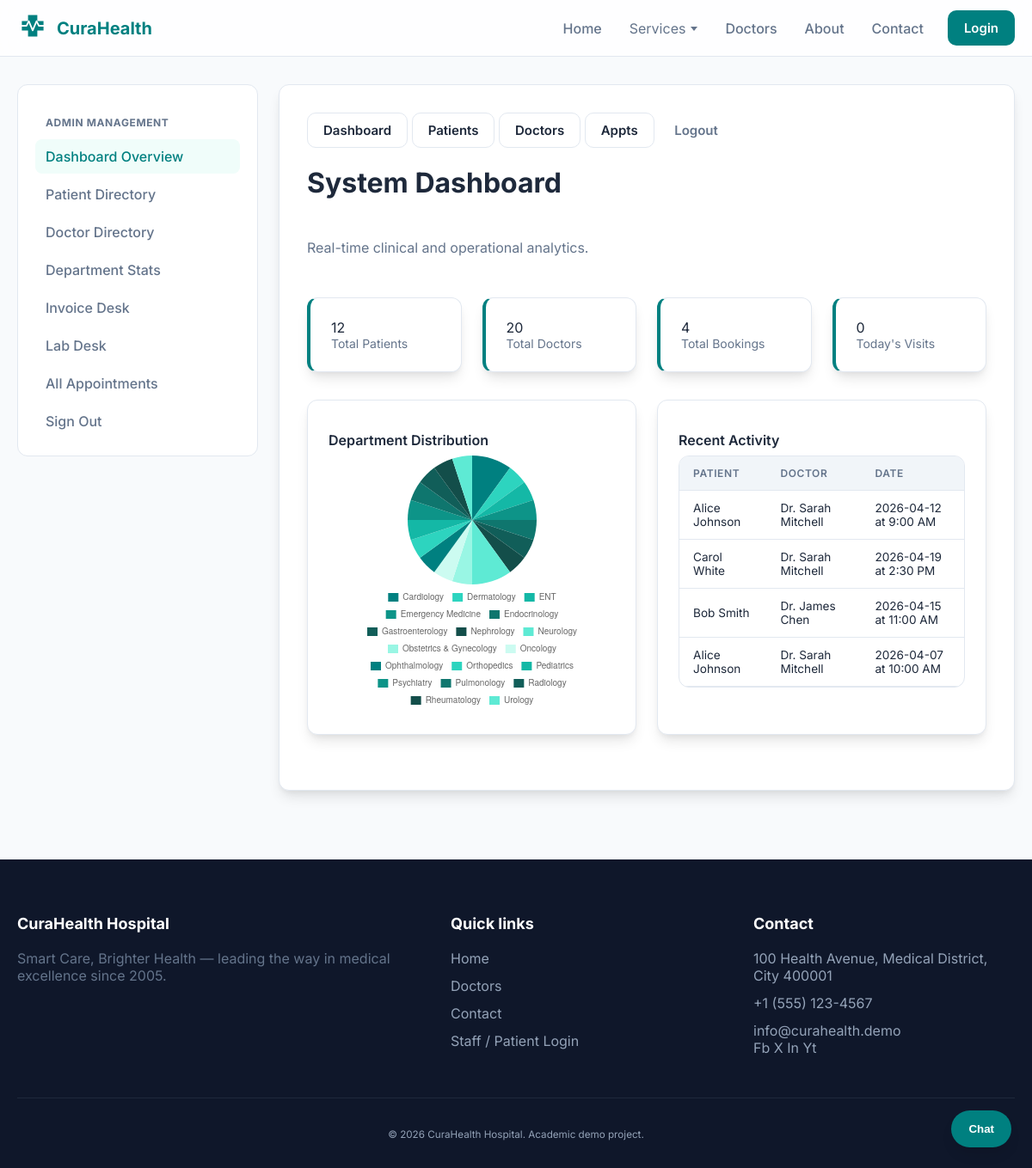
Screenshot of /admin/dashboard (signed in) with the database file from the repository.
### models/appointment.py (models this page shows, shortened)
class Appointment(db.Model):
    __tablename__ = "appointments"
    __table_args__ = (
        db.UniqueConstraint(
            "doctor_id", "appointment_date", "time_slot", name="uq_doctor_date_slot"
        ),
    )
    id = db.Column(db.Integer, primary_key=True)
    patient_id = db.Column(db.Integer, db.ForeignKey("patients.id"), nullable=False)
    doctor_id = db.Column(db.Integer, db.ForeignKey("doctors.id"), nullable=False)
    appointment_date = db.Column(db.Date, nullable=False)
    time_slot = db.Column(db.String(8), nullable=False)  # e.g. "09:30"
    status = db.Column(db.String(32), default="scheduled")  # scheduled, completed, cancelled, pending_lab, results_ready
    symptoms = db.Column(db.Text, default="")
    diagnosis = db.Column(db.String(255), default="")
    notes = db.Column(db.Text, default="")
    vitals_bp = db.Column(db.String(20), default="")
    vitals_temp = db.Column(db.String(10), default="")
    vitals_weight = db.Column(db.String(10), default="")
    vitals_heart_rate = db.Column(db.String(10), default="")
    prescription_json = db.Column(db.Text, default="[]") # JSON string: [{name, dosage, duration, notes}]
    prescription = db.Column(db.Text, default="") # Legacy/Simple view
    ordered_tests = db.Column(db.Text, default="") # List of tests ordered
    lab_result_link = db.Column(db.String(255), default="")
    lab_report_path = db.Column(db.String(255), default="") # Legacy
    is_paid = db.Column(db.Boolean, default=False)
    invoice_amount = db.Column(db.Float, default=0.0)
    patient = db.relationship("Patient", back_populates="appointments")
    doctor = db.relationship("Doctor", back_populates="appointments")

### models/patient.py (models this page shows, shortened)
class Patient(db.Model):
    __tablename__ = "patients"
    id = db.Column(db.Integer, primary_key=True)
    name = db.Column(db.String(120), nullable=False)
    email = db.Column(db.String(120), unique=True, nullable=False, index=True)
    password_hash = db.Column(db.String(256), nullable=False)
    phone = db.Column(db.String(32), default="")
    date_of_birth = db.Column(db.Date, nullable=True)
    gender = db.Column(db.String(20), default="")
    address = db.Column(db.Text, default="")
    appointments = db.relationship(
        "Appointment", back_populates="patient", lazy=True, cascade="all, delete-orphan"
    )

### models/doctor.py (models this page shows, shortened)
class Doctor(db.Model):
    __tablename__ = "doctors"
    id = db.Column(db.Integer, primary_key=True)
    name = db.Column(db.String(120), nullable=False)
    email = db.Column(db.String(120), unique=True, nullable=False, index=True)
    password_hash = db.Column(db.String(256), nullable=False)
    phone = db.Column(db.String(32), default="")
    experience_years = db.Column(db.Integer, default=0)
    bio = db.Column(db.Text, default="")
    specialization = db.Column(db.String(120), default="")
    image_url = db.Column(db.String(255), default="/static/img/doctor-placeholder.jpg")
    consultation_fee = db.Column(db.Float, default=500.0)
    is_active = db.Column(db.Boolean, default=True)
    unavailability_start_date = db.Column(db.Date, nullable=True)
    unavailability_end_date = db.Column(db.Date, nullable=True)
    qualifications = db.Column(db.Text, default="")
    department_id = db.Column(db.Integer, db.ForeignKey("departments.id"), nullable=False)
    department = db.relationship("Department", back_populates="doctors")
    appointments = db.relationship(
        "Appointment", back_populates="doctor", lazy=True, cascade="all, delete-orphan"
    )

### routes/admin.py (the view)
@admin_bp.route("/dashboard")
@admin_required
def dashboard():
    from sqlalchemy import func
    stats = {
        "patients": Patient.query.count(),
        "doctors": Doctor.query.count(),
        "appointments": Appointment.query.count(),
        "today": Appointment.query.filter_by(appointment_date=date.today()).count(),
    }
    dept_dist = db.session.query(Department.name, func.count(Doctor.id))\
        .outerjoin(Doctor, Doctor.department_id == Department.id)\
        .group_by(Department.id, Department.name).all()
    chart_labels = [d[0] for d in dept_dist]
    chart_values = [d[1] for d in dept_dist]
    recent_appts = Appointment.query.order_by(Appointment.id.desc()).limit(5).all()
    return render_template(
        "admin/dashboard.html",
        stats=stats,
        chart_labels=chart_labels,
        chart_values=chart_values,
        recent_appts=recent_appts,
        slot_label=slot_label
    )

### app.py (called while the page is built)
def create_app(config_class=Config):
    app = Flask(__name__)
    app.config.from_object(config_class)
    instance_dir = os.path.join(os.path.dirname(os.path.abspath(__file__)), "instance")
    os.makedirs(instance_dir, exist_ok=True)
    db.init_app(app)
    app.register_blueprint(public_bp)
    app.register_blueprint(patient_bp)
    app.register_blueprint(doctor_bp)
    app.register_blueprint(admin_bp)
    @app.context_processor
    def inject_globals():
        from datetime import datetime
        try:
            depts = Department.query.order_by(Department.name).limit(24).all()
        except Exception:
            depts = []
        return {"nav_departments": depts, "current_year": datetime.now().year}
    with app.app_context():
        db.create_all()
        seed_if_empty(app)
    return app

### utils/appointment_slots.py (called while the page is built)
def slot_label(slot):
    h, m = map(int, slot.split(":"))
    ampm = "AM" if h < 12 else "PM"
    h12 = h % 12
    if h12 == 0:
        h12 = 12
    return f"{h12}:{m:02d} {ampm}"

### utils/auth_helpers.py (called while the page is built)
def admin_required(f):
    @wraps(f)
    def wrapped(*args, **kwargs):
        if not session.get("admin_id"):
            flash("Please sign in as an administrator.", "warning")
            return redirect(url_for("admin.login"))
        return f(*args, **kwargs)
    return wrapped

### templates/admin/dashboard.html (shortened to what this page needs)
{% extends "dashboard_base.html" %}
{% block sidebar %}
{% set nav_active = 'dash' %}
{% include 'admin/sidebar_snippet.html' %}
{% endblock %}
{% block mobile_nav_inner %}
{% include 'admin/mobile_nav_snippet.html' %}
{% endblock %}
{% block dashboard_content %}
<header class="section-head">
  <h1>System Dashboard</h1>
  <p class="muted">Real-time clinical and operational analytics.</p>
</header>
<div class="grid grid-4" style="margin-bottom: 32px;">
  <div class="card" style="border-left: 4px solid var(--primary);">
    <div class="stat">{{ stats.patients }}</div>
    <div class="muted small">Total Patients</div>
  </div>
  <div class="card" style="border-left: 4px solid var(--primary);">
    <div class="stat">{{ stats.doctors }}</div>
    <div class="muted small">Total Doctors</div>
  </div>
  <div class="card" style="border-left: 4px solid var(--primary);">
    <div class="stat">{{ stats.appointments }}</div>
    <div class="muted small">Total Bookings</div>
  </div>
  <div class="card" style="border-left: 4px solid var(--primary);">
    <div class="stat">{{ stats.today }}</div>
    <div class="muted small">Today's Visits</div>
  </div>
</div>
<div class="grid grid-2" style="gap: 24px; margin-bottom: 32px;">
  <section class="card">
    <h2 class="h6">Department Distribution</h2>
    <div style="max-width: 300px; margin: 0 auto;">
      <canvas id="deptChart"></canvas>
    </div>
  </section>
  <section class="card">
    <h2 class="h6">Recent Activity</h2>
    <div class="table-wrap">
      <table class="table" style="font-size: 0.85rem;">
        <thead><tr><th>Patient</th><th>Doctor</th><th>Date</th></tr></thead>
        <tbody>
          {% for a in recent_appts %}
          <tr>
            <td>{{ a.patient.name }}</td>
            <td>{{ a.doctor.name }}</td>
            <td>{{ a.appointment_date.strftime('%Y-%m-%d') }} at {{ slot_label(a.time_slot) }}</td>
          </tr>
          {% endfor %}
        </tbody>
      </table>
    </div>
  </section>
</div>
<script>
  const ctx = document.getElementById('deptChart').getContext('2d');
  new Chart(ctx, {
    type: 'pie',
    data: {
      labels: {{ chart_labels | tojson }},
      datasets: [{
        data: {{ chart_values | tojson }},
        backgroundColor: [
          '#008080', '#2DD4BF', '#14B8A6', '#0D9488', '#0F766E',
          '#115E59', '#134E4A', '#5EEAD4', '#99F6E4', '#CCFBF1'
        ],
        borderWidth: 0
      }]
    },
    options: {
      responsive: true,
      plugins: {
        legend: { position: 'bottom', labels: { boxWidth: 12, font: { size: 10 } } }
      }
    }
  });
</script>
{% endblock %}

### static/css/style.css (style rules this page uses)
:root { --bg: #F8FAFC; --surface: #FFFFFF; --card: #FFFFFF; --card2: #F1F5F9; --text: #1E293B; --muted: #64748B; --border: #E2E8F0; --shadow: 0 10px 15px -3px rgba(0, 0, 0, 0.1), 0 4px 6px -2px rgba(0, 0, 0, 0.05); --primary: #008080; --primary-light: #2DD4BF; --danger: #EF4444; --success: #10B981; --warn: #F59E0B; --radius: 12px; --radius2: 16px; --wrap: 1200px; }
* { box-sizing: border-box; }
html,body { height:100%; }
body.page { margin:0; font-family: 'Inter', ui-sans-serif, system-ui, -apple-system, Segoe UI, Roboto, Arial, sans-serif; color: var(--text); background-color: var(--bg); }
.muted { color: var(--muted); }
.small { font-size: 0.875rem; }
.h6 { font-size: 1rem; margin: 12px 0 8px; font-weight: 600; }
.section-head { display:grid; gap: 8px; margin-bottom: 32px; }
.grid { display:grid; gap: 24px; }
.grid-2 { grid-template-columns: repeat(2, minmax(0, 1fr)); }
.grid-4 { grid-template-columns: repeat(4, minmax(0, 1fr)); }
.card { background: var(--surface); border: 1px solid var(--border); border-radius: var(--radius); padding: 24px; box-shadow: var(--shadow); transition: transform 0.2s, border-color 0.2s; }
.table-wrap { overflow:auto; border-radius: 12px; border: 1px solid var(--border); }
.table { width: 100%; border-collapse: collapse; font-size: 0.9375rem; }
.table th, .table td { padding: 12px 16px; border-bottom: 1px solid var(--border); text-align: left; }
.table thead th { color: var(--muted); font-weight: 600; font-size: 0.75rem; text-transform: uppercase; letter-spacing: 0.05em; background: var(--card2); }

### rows the page displays
Appointment: patient.name "Alice Johnson", doctor.name "Dr. Sarah Mitchell", appointment_date "2026-04-12", time_slot "9:00 AM"
Appointment: patient.name "Carol White", doctor.name "Dr. Sarah Mitchell", appointment_date "2026-04-19", time_slot "2:30 PM"
Appointment: patient.name "Bob Smith", doctor.name "Dr. James Chen", appointment_date "2026-04-15", time_slot "11:00 AM"
Appointment: patient.name "Alice Johnson", doctor.name "Dr. Sarah Mitchell", appointment_date "2026-04-07", time_slot "10:00 AM"

### other values shown
{{ stats.patients }} "12"
{{ stats.doctors }} "20"
{{ stats.appointments }} "4"
{{ stats.today }} "0"
chart data {{ chart_values | tojson }} [2, 1, 1, 1, 1, 1, 1, 2, 1, 1, 1, 1, 1, 1, 1, 1, 1, 1]
